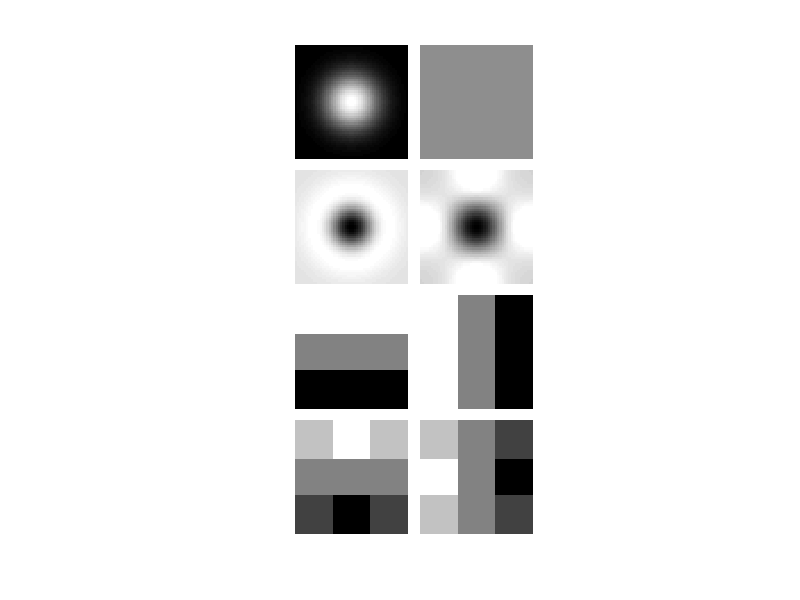

Here is the MATLAB script that generated this plot:
% Gaussian
g = fspecial('gaussian',[50,50],8.33);
g = mat2gray(g);

% Average
h = ones(50,50)/9;
h = mat2gray(h,[-1,1]);

% Laplacian of Gaussian
l = fspecial('log',[50,50],8.33);
l = mat2gray(l);

% Sobel
% [1 2 1;0 0 0;-1 -2 -1]
s = fspecial('sobel');
s = mat2gray(s);
s = imresize(s,50/3,'nearest');

% Prewitt
% [1 1 1;0 0 0;-1 -1 -1]
p = fspecial('prewitt');
p = mat2gray(p);
p = imresize(p,50/3,'nearest');

% Lablacian
lp = fspecial('laplacian');
lp = mat2gray(lp);
lp = imresize(lp,50/3);

vSpace = ones(50, 5);
hSpace = ones(5, 2*50+5);
im = [g,vSpace,h; hSpace; l,vSpace,lp; hSpace; p,vSpace,p'; hSpace; s,vSpace,s'];

f = figure;
imshow(im);
colormap hot;
print(f, '../../doc/results/Filters', '-depsc');   